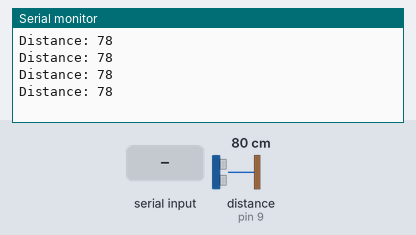
Recording of a sketch running on a simulated Arduino Uno, built with avr-gcc and run on an emulated ATmega328P. Parts: the last lines printed to the serial monitor. Wiring (inferred from the names in the program): ultrasonic range finder: trigger pin 8; echo pin 9. The inputs (shaded band) are chosen by the test bench; at power-on: distance to the obstacle (sensor on pin 9) 80 cm. The echo pulse lasts 58.3 µs per cm.

Above: at 1.2 s.
1.3 s: distance to the obstacle (sensor on pin 9) set to 2 cm
At 1.73 s:
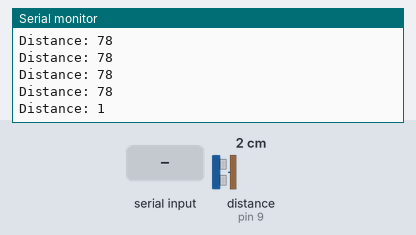
2.8 s: "1" received over the second serial link
At 3.24 s:
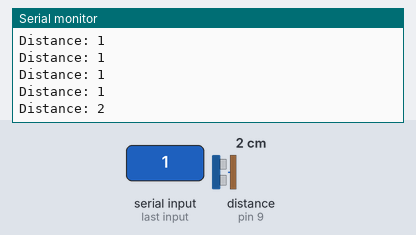
4.3 s: distance to the obstacle (sensor on pin 9) set to 4 cm
At 4.44 s:
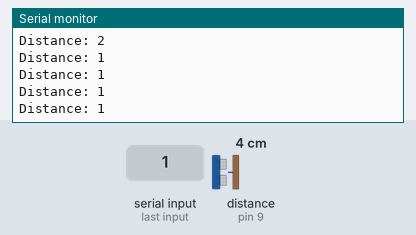
Timing chart, 0 to 7.3 s (numbered marks = the images above; inputs shaded):
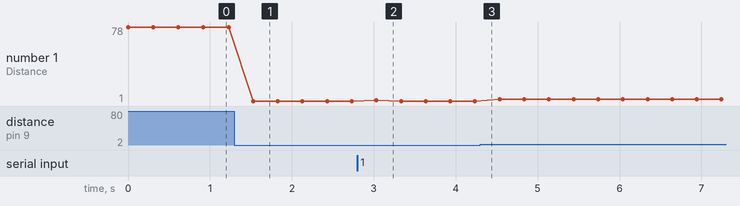

The sketch:

teskomslave.ino
```cpp
#include<SoftwareSerial.h>
SoftwareSerial komunikasi(2, 3);

const int trigPin = 8;
const int echoPin = 9;

long duration;
int distance;

void setup() {
  pinMode(trigPin, OUTPUT);
  pinMode(echoPin, INPUT);
  Serial.begin(9600);
}

void loop() {
  scan();
  if (komunikasi.available() > 0) {
    komunikasi.write(distance);
  }
}

void scan() {
  digitalWrite(trigPin, LOW);
  delayMicroseconds(2);

  digitalWrite(trigPin, HIGH);
  delayMicroseconds(10);
  digitalWrite(trigPin, LOW);

  duration = pulseIn(echoPin, HIGH);

  distance = duration * 0.034 / 2;

  Serial.print("Distance: ");
  Serial.println(distance);
  delay (300);
}
```

Measured:
- after the input at 1.3 s, the serial monitor: prints a new line after 0.23 s (image 1)
- after the input at 2.8 s, the serial monitor: prints a new line after 0.23 s (image 2)
- plotted number 1: 78 → 1 after the input at 1.3 s, 1 → 3 after the input at 4.3 s
